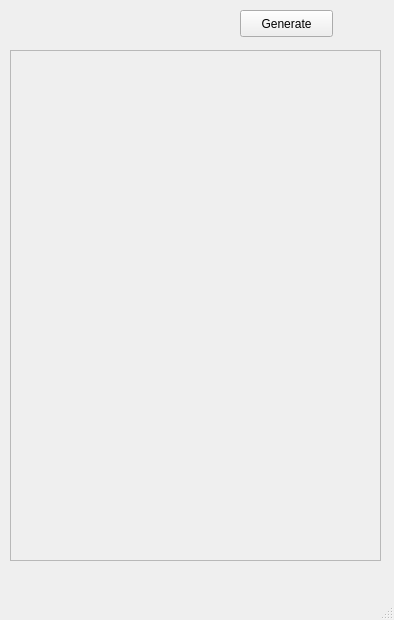
<?xml version="1.0" encoding="UTF-8"?>
<ui version="4.0">
 <class>ReportMainWindow</class>
 <widget class="QMainWindow" name="ReportMainWindow">
  <property name="geometry">
   <rect>
    <x>0</x>
    <y>0</y>
    <width>394</width>
    <height>620</height>
   </rect>
  </property>
  <property name="windowTitle">
   <string>Report Manager</string>
  </property>
  <widget class="QWidget" name="centralwidget">
   <widget class="QFrame" name="treeArea">
    <property name="geometry">
     <rect>
      <x>10</x>
      <y>50</y>
      <width>371</width>
      <height>511</height>
     </rect>
    </property>
    <property name="frameShape">
     <enum>QFrame::StyledPanel</enum>
    </property>
    <property name="frameShadow">
     <enum>QFrame::Raised</enum>
    </property>
   </widget>
   <widget class="QPushButton" name="generateButton">
    <property name="geometry">
     <rect>
      <x>240</x>
      <y>10</y>
      <width>93</width>
      <height>27</height>
     </rect>
    </property>
    <property name="text">
     <string>Generate</string>
    </property>
   </widget>
  </widget>
  <widget class="QMenuBar" name="menubar">
   <property name="geometry">
    <rect>
     <x>0</x>
     <y>0</y>
     <width>394</width>
     <height>25</height>
    </rect>
   </property>
  </widget>
  <widget class="QStatusBar" name="statusbar"/>
 </widget>
 <resources/>
 <connections/>
</ui>
